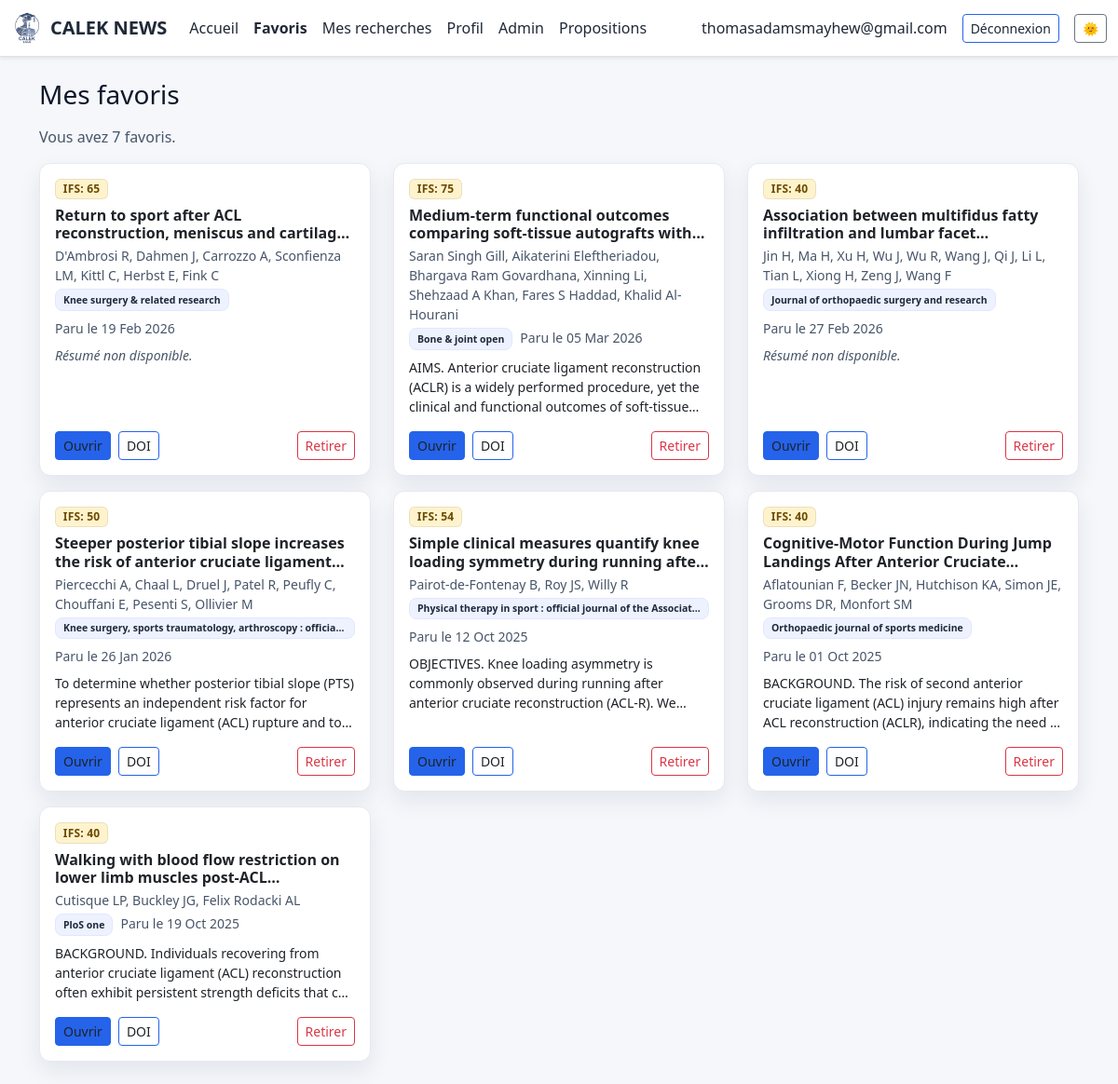
The page /favorites (signed in) on the database its author committed.
### app.py (models this page shows, shortened)
class User(UserMixin, db.Model):
    id = db.Column(db.Integer, primary_key=True)
    email = db.Column(db.String(120), unique=True, nullable=False)
    name = db.Column(db.String(120))
    password_hash = db.Column(db.String(255), nullable=False)
    role = db.Column(db.String(20), default="user")
    created_at = db.Column(db.DateTime, default=datetime.utcnow)

class Favorite(db.Model):
    __tablename__ = "favorite"
    id = db.Column(db.Integer, primary_key=True)
    user_id = db.Column(db.Integer, db.ForeignKey("user.id"), index=True, nullable=False)
    article_id = db.Column(db.Integer, db.ForeignKey("article.id"), index=True, nullable=False)
    note = db.Column(db.Text)
    created_at = db.Column(db.DateTime, default=datetime.utcnow)
    user = db.relationship("User", backref=db.backref("favorites", lazy="dynamic"))
    article = db.relationship("Article", backref=db.backref("favorited_by", lazy="dynamic"))
    __table_args__ = (
        db.UniqueConstraint("user_id", "article_id", name="_user_article_uc"),
    )

class Article(db.Model):
    id = db.Column(db.Integer, primary_key=True)
    title = db.Column(db.String(500), nullable=False)
    authors = db.Column(db.String(500))
    journal = db.Column(db.String(300))
    doi = db.Column(db.String(200), index=True)
    url = db.Column(db.String(500))
    abstract = db.Column(db.Text)
    published_date = db.Column(db.DateTime)
    published_at = db.Column(db.DateTime)
    source = db.Column(db.String(50))  # 'pubmed' | 'crossref' | 'manual'
    is_published = db.Column(db.Boolean, default=False)
    featured = db.Column(db.Boolean, default=False)
    domain = db.Column(db.String(80))
    pathology = db.Column(db.String(120))
    study_type = db.Column(db.String(80))
    source_order = db.Column(db.Integer)
    posted_by_id = db.Column(db.Integer, db.ForeignKey("user.id"))
    posted_by = db.relationship("User", backref="posts")
    created_at = db.Column(db.DateTime, default=datetime.utcnow)
    proposer_display_name = db.Column(db.String(120), nullable=True)

### app.py (the view)
@app.route('/favorites', endpoint='favorites')
@login_required
def favorites_view():
    favs = (
        Favorite.query
        .options(joinedload(Favorite.article))  # évite N+1
        .filter(Favorite.user_id == current_user.id)
        .order_by(Favorite.created_at.desc())   # ou .order_by(Favorite.id.desc()) si besoin
        .all()
    )
    favs = [f for f in favs if f.article is not None]
    notes_by_article = {f.article_id: (f.note or "") for f in favs}
    return render_template(
        'favorites.html',
        favorites=favs,
        notes_by_article=notes_by_article,
    )

### app.py (called while the page is built)
@login_manager.user_loader
def load_user(proposer_id):
    return User.query.get(int(proposer_id))

def _infer_study_score(article):
    st = (article.study_type or "").lower().strip()
    title = (article.title or "").lower()
    abst  = (article.abstract or "").lower()
    txt   = f"{st} {title} {abst}"
    m = {
        "meta-analysis": 25, "meta analyse": 25, "systematic review": 25,
        "randomized controlled trial": 20, "randomised controlled trial": 20, "rct": 20,
        "cohort": 12, "prospective": 12, "longitudinal": 12,
        "case-control": 10, "case control": 10,
        "cross-sectional": 8, "cross sectional": 8, "observational": 8,
        "case series": 5, "case report": 3, "pilot": 5
    }
    for k, v in m.items():
        if k in st:
            return v, k
    for kw, v in _STUDY_HINTS:
        if kw in txt:
            return v, kw
    return 0, "type d'étude non déterminé"

def _sample_size_score(article):
    text = f"{article.abstract or ''} {article.title or ''}".replace("\u00a0"," ")
    n = None
    m = re.search(r"\bn\s*=\s*(\d{2,5})\b", text, re.I)
    if m:
        n = int(m.group(1))
    else:
        m = re.search(r"\b(\d{2,5})\s+(participants?|patients?|subjects?)\b", text, re.I)
        if m: n = int(m.group(1))
    if not n:
        return 0, "taille d'échantillon non trouvée"
    if n < 30: s = 2
    elif n < 100: s = 5
    elif n < 300: s = 8
    else: s = 10
    return s, f"n≈{n}"

@app.context_processor
def inject_helpers():
    return {
        "reliability_score": reliability_score
    }

### templates/favorites.html (shortened to what this page needs)
{% extends "layout.html" %}
{% block content %}
<h3 class="mb-3">Mes favoris</h3>
<p class="text-muted">Vous avez {{ favorites|length }} favori{{ '' if favorites|length==1 else 's' }}.</p>
<div class="row gy-3">
  {% for f in favorites %}
  {% set a = f.article %}
  {% if a %}
    {% set sc = (reliability_score(a)[0]) if reliability_score is defined else None %}
    {% set ifs_cls = 'badge-ifs-success' if sc is not none and sc>=80
                      else ('badge-ifs-primary' if sc is not none and sc>=60
                      else ('badge-ifs-warning' if sc is not none and sc>=40 else 'badge-ifs-danger')) %}
    <div class="col-md-6 col-lg-4">
      <div class="card h-100 article-card p-3"
           data-article-id="{{ a.id }}"
           role="button" tabindex="0">
        <div class="d-flex flex-wrap gap-2 mb-2 align-items-center">
          {% if sc is not none %}
            <span class="badge badge-ifs {{ ifs_cls }}" title="Indice de fiabilité">IFS: {{ sc }}</span>
          {% endif %}
        </div>
        <h6 class="fw-bold line-clamp-2 mb-1">{{ a.title }}</h6>
        {% if a.authors %}
          <p class="text-muted small mb-1">{{ a.authors }}</p>
        {% endif %}
        <div class="small text-muted mb-2 d-flex flex-wrap gap-2">
          {% if a.journal %}
            <span class="badge badge-soft badge-journal">{{ a.journal }}</span>
          {% endif %}
          {% if a.published_date %}
            <span>Paru le {{ a.published_date.strftime('%d %b %Y') }}</span>
          {% endif %}
        </div>
        {% if a.abstract %}
          <p class="small line-clamp-3 mb-3">{{ (a.abstract|striptags)[:320] }}{% if a.abstract|length > 320 %}…{% endif %}</p>
        {% else %}
          <p class="small text-muted mb-3 fst-italic">Résumé non disponible.</p>
        {% endif %}
        <div class="mt-auto d-flex align-items-center gap-2">
          {% if a.url %}
            <a class="btn btn-sm btn-primary" href="{{ a.url }}" target="_blank" rel="noopener"
               onclick="event.stopPropagation()">Ouvrir</a>
          {% endif %}
          {% if a.doi %}
            <a class="btn btn-sm btn-outline-primary" href="https://doi.org/{{ a.doi }}" target="_blank" rel="noopener"
               onclick="event.stopPropagation()">DOI</a>
          {% endif %}
          <form method="post" action="{{ url_for('unfavorite', article_id=a.id) }}"
                class="ms-auto" onclick="event.stopPropagation()">
            <button class="btn btn-sm btn-outline-danger">Retirer</button>
          </form>
        </div>
      </div>
    </div>
  {% endif %}
  {% else %}
    <div class="col-12"><p class="text-muted">Aucun favori pour le moment.</p></div>
  {% endfor %}
</div>
{% endblock %}

### templates/layout.html (shortened to what this page needs)
<!doctype html>
<html lang="fr" data-bs-theme="light">
<head>
  <link href="https://cdn.jsdelivr.net/npm/bootstrap@5.3.3/dist/css/bootstrap.min.css" rel="stylesheet">
  <link href="{{ url_for('static', filename='css/theme.css') }}" rel="stylesheet">
</head>
<body>
<nav class="navbar navbar-expand-lg sticky-top shadow-sm bg-body border-bottom">
  <div class="container-fluid">
    <a class="navbar-brand fw-bold d-flex align-items-center gap-2" href="{{ url_for('index') }}">
      <img src="{{ url_for('static', filename='img/calek-logo.png') }}" alt="CALEK" class="logo-img" style="height:34px;width:auto;object-fit:contain">
      <span>CALEK NEWS</span>
    </a>
    <div class="collapse navbar-collapse" id="navbarNav">
      <ul class="navbar-nav me-auto mb-2 mb-lg-0">
        <li class="nav-item"><a class="nav-link{% if request.endpoint == 'index' %} active{% endif %}" href="{{ url_for('index') }}">Accueil</a></li>
        {% if current_user.is_authenticated %}
          <li class="nav-item"><a class="nav-link{% if request.endpoint == 'favorites' %} active{% endif %}" href="{{ url_for('favorites') }}">Favoris</a></li>
          <li class="nav-item">
            <a class="nav-link{% if request.endpoint == 'my_drafts' %} active{% endif %}" href="{{ url_for('my_drafts') }}">Mes recherches</a>
          </li>
          <li class="nav-item"><a class="nav-link{% if request.endpoint == 'me' %} active{% endif %}" href="{{ url_for('me') }}">Profil</a></li>
          {% if current_user.role == 'admin' %}
            <li class="nav-item"><a class="nav-link{% if request.endpoint and request.endpoint.startswith('admin_') %} active{% endif %}" href="{{ url_for('admin_dashboard') }}">Admin</a></li>
          {% endif %}
          {% if current_user.is_authenticated and current_user.role == 'admin' %}
            <li class="nav-item"><a class="nav-link" href="{{ url_for('admin_proposals') }}">Propositions</a></li>
          {% endif %}
        {% endif %}
      </ul>
      <div class="d-flex align-items-center gap-3">
        {% if current_user.is_authenticated %}
          <span class="user-email text-nowrap">{{ current_user.email }}</span>
          <a href="{{ url_for('logout') }}" class="btn btn-sm btn-outline-primary">Déconnexion</a>
        {% else %}
          <a href="{{ url_for('login') }}" class="btn btn-sm btn-outline-primary">Connexion</a>
          <a href="{{ url_for('signup') }}" class="btn btn-sm btn-primary">Inscription</a>
        {% endif %}
        <button id="theme-toggle" class="btn btn-sm btn-outline-secondary" title="Basculer le thème" aria-label="Basculer le thème">🌞</button>
      </div>
    </div>
  </div>
</nav>
<main class="container py-4">
  {% block content %}{% endblock %}
</main>
</body>
</html>

### static/css/theme.css (style rules this page uses)
:root { --bg: #fbf6f6; --panel: #ffffff; --panel-2: #f9fafc; --text: #0f172a; --muted: #475569; --primary: #2563eb; --accent: #f59e0b; --border: #e5e7eb; --shadow: 0 10px 24px rgba(16,24,40,.08); --nav-bg: #ffffff; --nav-border: #e5e7eb; }
html[data-bs-theme="light"] body { background: linear-gradient(180deg, #f7f9ff 0%, var(--bg) 60%); color: var(--text); }
html[data-bs-theme="light"] .navbar { background: var(--nav-bg); border-bottom: 1px solid var(--nav-border); box-shadow: 0 6px 16px rgba(16,24,40,.05); }
html[data-bs-theme="light"] .navbar .nav-link { color:#1f2937; }
html[data-bs-theme="light"] .navbar .nav-link.active { color:#111827; font-weight:600; }
html[data-bs-theme="light"] .article-card, html[data-bs-theme="light"] .side-card { background: var(--panel); border: 1px solid var(--border); box-shadow: var(--shadow); }
html[data-bs-theme="light"] .badge-soft { background: #eef2ff; color: #1e293b; border: 1px solid #e0e7ff; }
html[data-bs-theme="light"] .btn-primary { background: var(--primary); border-color: var(--primary); }
html[data-bs-theme="light"] .btn-outline-primary { border-color: var(--primary); color: #1e293b; }
.article-card { transition: transform .15s ease, box-shadow .15s ease, border-color .15s ease, background .15s ease; }
.badge-journal { display:inline-block; max-width:100%; overflow:hidden; text-overflow:ellipsis; white-space:nowrap; vertical-align:middle; }
.line-clamp-2, .line-clamp-3 { display:-webkit-box; -webkit-box-orient:vertical; overflow:hidden; }
.line-clamp-2 { -webkit-line-clamp:2; }
.line-clamp-3 { -webkit-line-clamp:3; }
.navbar .nav-link.active { font-weight:600; }
html[data-bs-theme="light"] .card a { color: #0f172a; }
html[data-bs-theme="light"] .card a.btn, html[data-bs-theme="light"] .card a.btn:hover { color: inherit; }
html[data-bs-theme="light"] .badge-soft { background: #eef2ff !important; color: #1e293b !important; border-color: #e0e7ff !important; }
html[data-bs-theme="light"] .text-muted { color: var(--muted) !important; }
html[data-bs-theme="light"] .navbar-brand, html[data-bs-theme="light"] .nav-link, html[data-bs-theme="light"] .user-email { color: #1f2937 !important; }
.navbar-brand .logo-img { height: 45px; width: auto; object-fit: contain; transition: transform 0.2s ease; }
.navbar-brand span { text-shadow: 0 1px 2px rgba(0,0,0,0.05); }
:root { --bg-body: #0f1115; --bg-card: #171a21; --text-main: #e8eaed; --text-muted: #9aa0a6; --border-soft: #2a2f3a; }
:root[data-bs-theme="light"] { --bg-body: #f5f7fb; --bg-card: #ffffff; --text-main: #1f2328; --text-muted: #56606b; --border-soft: #e6e9ef; }
html, body { background: var(--bg-body) !important; background-image: none !important; color: var(--text-main); }
body .container, body .container-fluid { background: none !important; }
.side-card, .article-card, .card { background: var(--bg-card) !important; color: var(--text-main) !important; border: 1px solid var(--border-soft) !important; }
.text-muted, .card .text-muted { color: var(--text-muted) !important; }
body * { background-image: none !important; }
.navbar, .navbar .container, .navbar .container-fluid { background: var(--bg-card) !important; background-image: none !important; }
.badge-ifs { font-weight: 600; letter-spacing: .2px; }
.badge-ifs-warning { background: #ffc107; color: #111; }
.badge-ifs-primary { background: #0d6efd; color: #fff; }

### templates/layout.html (style rules this page uses)
.card[role="button"] { cursor: pointer; }
.article-card, .side-card { border: 1px solid rgba(0,0,0,.08); background: var(--bs-body-bg); transition: transform .12s ease, box-shadow .12s ease, border-color .12s ease; border-radius: .75rem; }
.badge-soft { background: rgba(0,0,0,.06); color: var(--bs-body-color); border: 1px solid rgba(0,0,0,.08); }
.badge-journal { display: inline-block; max-width: 100%; overflow: hidden; text-overflow: ellipsis; white-space: nowrap; padding: .35rem .5rem; border-radius: .5rem; }
.line-clamp-2 { display:-webkit-box;-webkit-line-clamp:2;-webkit-box-orient:vertical;overflow:hidden }
.line-clamp-3 { display:-webkit-box;-webkit-line-clamp:3;-webkit-box-orient:vertical;overflow:hidden }

### templates/favorites.html (style rules this page uses)
.badge-ifs { background: var(--bs-warning-bg-subtle,#fff3cd); color:#6c4b00; border:1px solid rgba(0,0,0,.08); }

### rows shown on the page
User: email "thomasadamsmayhew@gmail.com"
Favorite: sc "65", shows "Résumé non disponible."
Article: title "Return to sport after ACL reconstruction, meniscus and…", authors "D'Ambrosi R, Dahmen J, Carrozzo A, Sconfienza LM, Kittl C, Herbst E, Fink C", journal "Knee surgery & related research", published_date "19 Feb 2026"
Favorite: sc "75"
Article: title "Medium-term functional outcomes comparing soft-tissue autografts…", authors "Saran Singh Gill, Aikaterini Eleftheriadou, Bhargava Ram Govardhana, Xinning Li, Shehzaad A Khan, Fares S Haddad, Khalid Al-Hourani", journal "Bone & joint open", published_date "05 Mar 2026", abstract "AIMS. Anterior cruciate ligament reconstruction (ACLR) is a widely performed procedure, yet the clinical and functional outcomes of…"
Favorite: sc "40", shows "Résumé non disponible."
Article: title "Association between multifidus fatty infiltration and lumbar…", authors "Jin H, Ma H, Xu H, Wu J, Wu R, Wang J, Qi J, Li L, Tian L, Xiong H, Zeng J, Wang F", journal "Journal of orthopaedic surgery and research", published_date "27 Feb 2026"
Favorite: sc "50"
Article: title "Steeper posterior tibial slope increases the risk of anterior cruciate…", authors "Piercecchi A, Chaal L, Druel J, Patel R, Peufly C, Chouffani E, Pesenti S, Ollivier M", journal "Knee surgery, sports traumatology, arthroscopy : officia…", published_date "26 Jan 2026", abstract "To determine whether posterior tibial slope (PTS) represents an independent risk factor for anterior cruciate ligament (ACL) rupture and…"
Favorite: sc "54"
Article: title "Simple clinical measures quantify knee loading symmetry during running…", authors "Pairot-de-Fontenay B, Roy JS, Willy R", journal "Physical therapy in sport : official journal of the Associat…", published_date "12 Oct 2025", abstract "OBJECTIVES. Knee loading asymmetry is commonly observed during running after anterior cruciate reconstruction (ACL-R).…"
Favorite: sc "40"
Article: title "Cognitive-Motor Function During Jump Landings After Anterior…", authors "Aflatounian F, Becker JN, Hutchison KA, Simon JE, Grooms DR, Monfort SM", journal "Orthopaedic journal of sports medicine", published_date "01 Oct 2025", abstract "BACKGROUND. The risk of second anterior cruciate ligament (ACL) injury remains high after ACL reconstruction (ACLR), indicating the need…"
Favorite: sc "40"
Article: title "Walking with blood flow restriction on lower limb muscles…", authors "Cutisque LP, Buckley JG, Felix Rodacki AL", journal "PloS one", published_date "19 Oct 2025", abstract "BACKGROUND. Individuals recovering from anterior cruciate ligament (ACL) reconstruction often exhibit persistent strength deficits that…"

### other values the page prints
{{ favorites|length }} "7"
{{ '' if favorites|length==1 else 's' }} "s"
